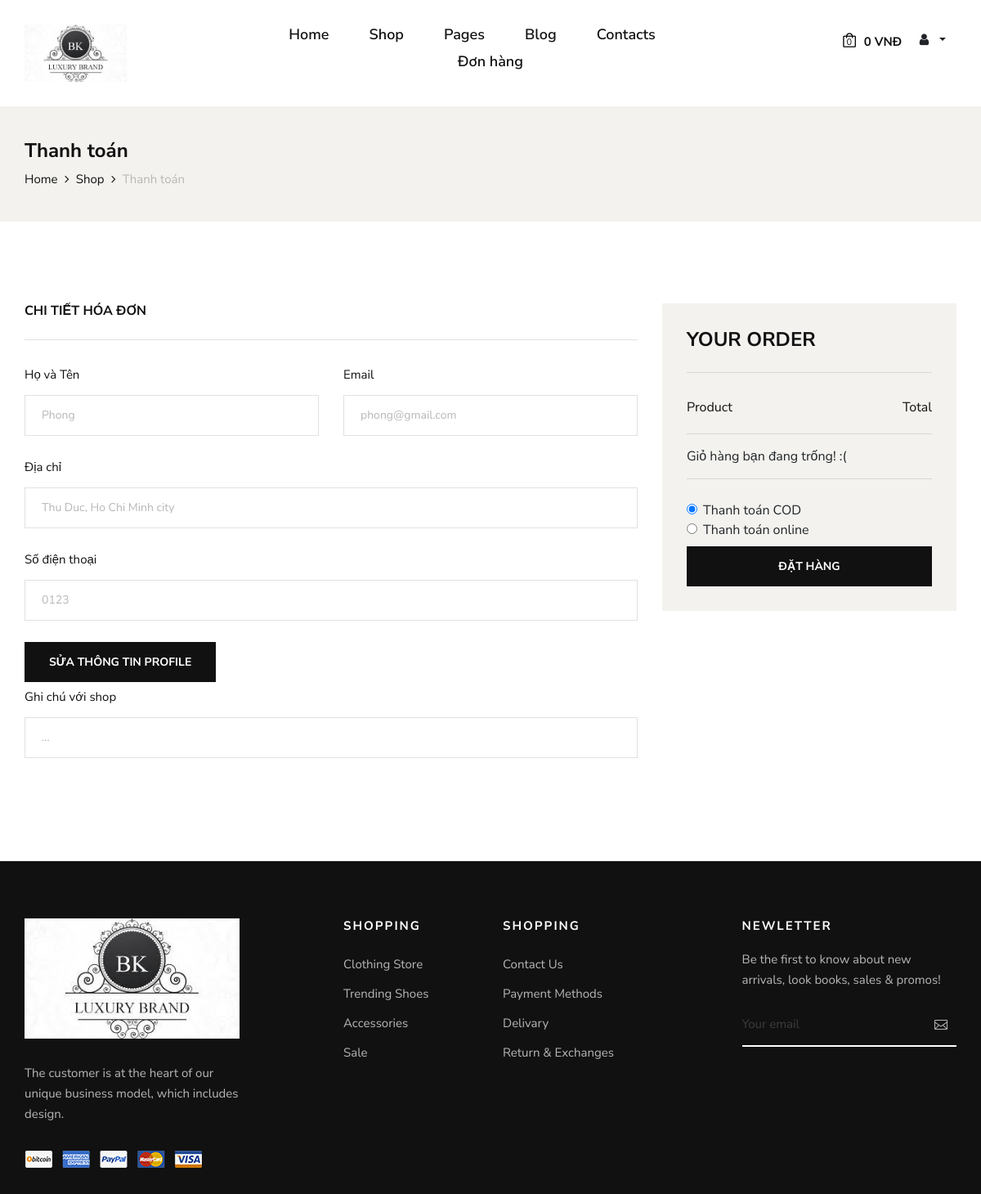
The app's page /checkout.php (signed in) with its own data.
### tables this page shows
CREATE TABLE `tbl_user` (
  `userId` int(11) NOT NULL,
  `name` varchar(255) NOT NULL,
  `email` varchar(255) NOT NULL,
  `address` varchar(255) NOT NULL,
  `phone` varchar(30) NOT NULL,
  `password` varchar(255) NOT NULL,
  `role` varchar(30) NOT NULL
);

### classes/user.php (called while the page is built, shortened)
<?php
	$filepath = realpath(dirname(__FILE__));
	include_once ($filepath.'/../lib/database.php');
    include_once ($filepath.'/../lib/session.php');
class user
{
	private $db;
	public function __construct()
	{
		$this->db = new Database();
	}
        public function getUserById($id) {
            $query ="SELECT * FROM tbl_user WHERE userId = '$id' ORDER BY userId DESC";
            $result = $this->db->select($query);
            return $result;
        }
}
?>

### lib/database.php (called while the page is built, shortened)
<?php
Class Database{
   public $host   = DB_HOST;
   public $user   = DB_USER;
   public $pass   = DB_PASS;
   public $dbname = DB_NAME;
   public $link;
private function connectDB(){
   $this->link = new mysqli($this->host, $this->user, $this->pass,
    $this->dbname);
   mysqli_set_charset($this->link,"utf8");
 }
public function select($query){
  $result = $this->link->query($query) or
   die($this->link->error.__LINE__);
  if($result->num_rows > 0){
    return $result;
  } else {
    return false;
  }
 }
}

### lib/session.php (called while the page is built, shortened)
<?php
class Session{
 public static function get($key){
    if (isset($_SESSION[$key])) {
     return $_SESSION[$key];
    } else {
     return false;
    }
 }
}
?>

### classes/cart.php (called while the page is built, shortened)
<?php
	$filepath = realpath(dirname(__FILE__));
	include_once ($filepath.'/../lib/database.php');
class cart
{
	private $db;
	public function __construct()
	{
		$this->db = new Database();
	}
	public function getProductCart(){
		$user_id = Session::get('user_id');
		$login_check = Session::get('user_login');
        if($login_check==false){
			$sId = session_id();
			$query = "SELECT * FROM tbl_cart_guest WHERE sId = '$sId'";
			$result = $this->db->select($query);
			return $result;
		}
		else{
			$query = "SELECT * FROM tbl_cart WHERE userId = '$user_id'";
			$result = $this->db->select($query);
			return $result;
		}
	}
}
?>

### checkout.php (the view, shortened to what this page needs)
<?php
    include 'inc/header.php';
?>
<?php
    $userId = Session::get('user_id');
    $get_customers = $user->getUserById($userId);
    ?>
    <section class="breadcrumb-option">
        <div class="container">
            <div class="row">
                <div class="col-lg-12">
                    <div class="breadcrumb__text">
                        <h4>Thanh toán</h4>
                        <div class="breadcrumb__links">
                            <a href="./index.php">Home</a>
                            <a href="./shop.php">Shop</a>
                            <span>Thanh toán</span>
                        </div>
                    </div>
                </div>
            </div>
        </div>
    </section>
    <section class="checkout spad">
        <div class="container">
            <div class="checkout__form">
                <form action="" method="post">
                    <div class="row">
                        <div class="col-lg-8 col-md-6">
                            <?php
                                if($get_customers){
                                    while($result = $get_customers->fetch_assoc()){
                            ?>
                                <h6 class="checkout__title">Chi tiết hóa đơn</h6>
                                <div class="row">
                                    <div class="col-lg-6">
                                        <div class="checkout__input">
                                            <p>Họ và Tên<span></span></p>
                                            <input type="text" value="<?php echo $result['name'] ?>" readonly>
                                        </div>
                                    </div>
                                    <div class="col-lg-6">
                                        <div class="checkout__input">
                                            <p>Email<span></span></p>
                                            <input type="text" value="<?php echo $result['email'] ?>" readonly>
                                        </div>
                                    </div>
                                </div>
                                <div class="checkout__input">
                                    <p>Địa chỉ<span></span></p>
                                    <input type="text" value="<?php echo $result['address'] ?>" readonly>
                                </div>
                                <div class="checkout__input">
                                    <p>Số điện thoại<span></span></p>
                                    <input value="<?php echo $result['phone'] ?>" type="text" placeholder="Street Address" class="checkout__input__add" readonly>
                                </div>
                                 <div class="checkout__input">
                                    <a href="user-info.php" type="button" class="site-btn">Sửa thông tin profile</a>
                                </div>
                                <div class="checkout__input">
                                    <p>Ghi chú với shop<span></span></p>
                                    <input type="text"
                                    name="note"
                                    placeholder="...">
                                </div>
                                 <?php
                                    }
                                }
                                ?>
                    </div >
                        <div class="col-lg-4 col-md-6">
                            <div class="checkout__order">
                                <h4 class="order__title">Your order</h4>
                                <div class="checkout__order__products">Product <span>Total</span></div>
                                    <?php
                                        $get_product_cart = $cart->getProductCart();
                                        ?>
                                <ul class="checkout__total__all">
                                <?php
                                        if($get_product_cart){
                                ?>
                                            <li>Tổng cộng (chưa có VAT) <span>
                                                <?php
                                                    echo $fm->format_currency($subtotal).' '.'VNĐ' ;
                                                    Session::set('sum',$subtotal);
                                                    Session::set('qty',$qty);
                                                ?>
                                            </span></li>
                                            <li>
                                            Tổng cộng <span>
                                                <?php
                                                    $vat = $subtotal * 0.1;
                                                    $gtotal = $subtotal + $vat;
                                                    echo $fm->format_currency($gtotal).' '.'VNĐ' ;
                                                ?>
                                            </span></li>
                                    <?php
                                        }else{
                                            echo 'Giỏ hàng bạn đang trống! :(';
                                        }
                                          ?>
                                </ul>
                                <div class="form-check">
                                      <input class="form-check-input" type="radio" name="payment" id="payment1" value="COD" checked>
                                      <label class="form-check-label" for="payment1">
                                        Thanh toán COD
                                      </label>
                                    </div>
                                    <div class="form-check">
                                      <input class="form-check-input" type="radio" name="payment" id="payment2"  value="Online">
                                      <label class="form-check-label" for="payment2">
                                        Thanh toán online
                                      </label>
                                    </div>
                                <button type="submit" name="checkout" class="site-btn"
                                <?php
                                        if(!$get_product_cart){
                                            echo "disabled";
                                        }
                                ?>
                                 ><center>Đặt hàng</center></button>
                            </div>
                        </div>
                    </div>
                </form>
            </div>
        </div>
    </section>
<?php
    include 'inc/footer.php';
?>

### css/style.css (style rules this page uses)
html, body { height: 100%; font-family: "Nunito Sans", sans-serif; -webkit-font-smoothing: antialiased; }
h1, h2, h3, h4, h5, h6 { margin: 0; color: #111111; font-weight: 400; font-family: "Nunito Sans", sans-serif; }
h4 { font-size: 24px; }
h6 { font-size: 16px; }
p { font-size: 15px; font-family: "Nunito Sans", sans-serif; color: #3d3d3d; font-weight: 400; line-height: 25px; margin: 0 0 15px 0; }
ul, ol { padding: 0; margin: 0; }
.spad { padding-top: 100px; padding-bottom: 100px; }
.site-btn { font-size: 14px; color: #ffffff; background: #111111; font-weight: 700; border: none; text-transform: uppercase; display: inline-block; padding: 14px 30px; }
.breadcrumb-option { background: #f3f2ee; padding: 40px 0; }
.breadcrumb__text h4 { color: #111111; font-weight: 700; margin-bottom: 8px; }
.breadcrumb__links a { font-size: 15px; color: #111111; margin-right: 18px; display: inline-block; position: relative; }
.breadcrumb__links a:after { position: absolute; right: -14px; top: 0; content: ""; font-family: "FontAwesome"; }
.breadcrumb__links span { font-size: 15px; color: #b7b7b7; display: inline-block; }
.checkout__title { color: #111111; font-weight: 700; text-transform: uppercase; border-bottom: 1px solid #e1e1e1; padding-bottom: 25px; margin-bottom: 30px; }
.checkout__input { margin-bottom: 6px; }
.checkout__input p { color: #111111; margin-bottom: 12px; }
.checkout__input input { height: 50px; width: 100%; border: 1px solid #e1e1e1; font-size: 14px; color: #b7b7b7; padding-left: 20px; margin-bottom: 20px; }
.checkout__input input::placeholder { color: #b7b7b7; }
.checkout__order { background: #f3f2ee; padding: 30px; }
.checkout__order .order__title { color: #111111; font-weight: 700; text-transform: uppercase; border-bottom: 1px solid #d7d7d7; padding-bottom: 25px; margin-bottom: 30px; }
.checkout__order .site-btn { width: 100%; margin-top: 8px; }
.checkout__order__products { font-size: 16px; color: #111111; overflow: hidden; margin-bottom: 18px; }
.checkout__order__products span { float: right; }
.checkout__total__all { border-top: 1px solid #d7d7d7; border-bottom: 1px solid #d7d7d7; padding: 15px 0; margin-bottom: 26px; }
@media only screen and (min-width: 1200px) { .container { max-width: 1170px; } }

### records on screen
tbl_user: name "Phong", email "phong@gmail.com", address "Thu Duc, Ho Chi Minh city", phone "0123"
